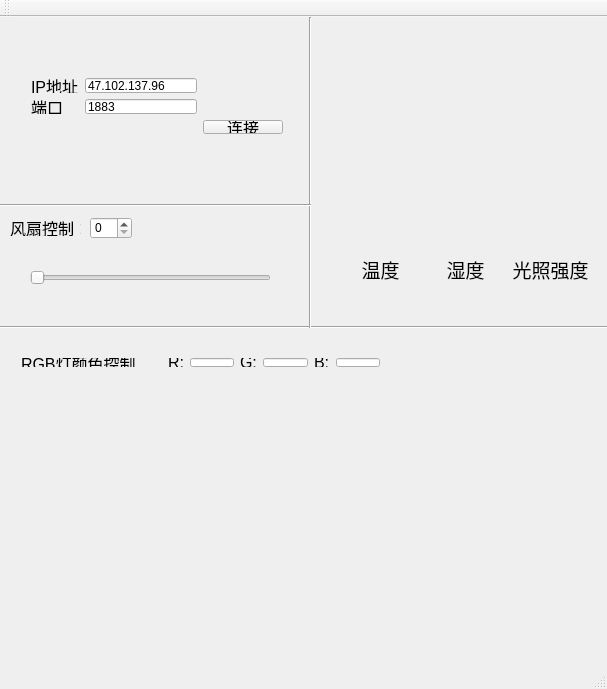
<?xml version="1.0" encoding="UTF-8"?>
<ui version="4.0">
 <class>MainWindow</class>
 <widget class="QMainWindow" name="MainWindow">
  <property name="geometry">
   <rect>
    <x>0</x>
    <y>0</y>
    <width>607</width>
    <height>689</height>
   </rect>
  </property>
  <property name="windowTitle">
   <string>MainWindow</string>
  </property>
  <widget class="QWidget" name="centralWidget">
   <widget class="QWidget" name="verticalLayoutWidget">
    <property name="geometry">
     <rect>
      <x>330</x>
      <y>0</y>
      <width>271</width>
      <height>221</height>
     </rect>
    </property>
    <layout class="QVBoxLayout" name="verticalLayout_weather">
     <property name="spacing">
      <number>0</number>
     </property>
     <property name="sizeConstraint">
      <enum>QLayout::SetDefaultConstraint</enum>
     </property>
     <item>
      <widget class="QLabel" name="label_11">
       <property name="text">
        <string/>
       </property>
      </widget>
     </item>
    </layout>
   </widget>
   <widget class="QWidget" name="gridLayoutWidget">
    <property name="geometry">
     <rect>
      <x>20</x>
      <y>50</y>
      <width>274</width>
      <height>78</height>
     </rect>
    </property>
    <layout class="QGridLayout" name="gridLayout">
     <property name="spacing">
      <number>6</number>
     </property>
     <item row="1" column="1">
      <widget class="QLabel" name="label_port">
       <property name="font">
        <font>
         <pointsize>12</pointsize>
        </font>
       </property>
       <property name="text">
        <string>端口</string>
       </property>
      </widget>
     </item>
     <item row="0" column="2">
      <widget class="QLineEdit" name="lineEdit_host">
       <property name="text">
        <string>47.102.137.96</string>
       </property>
      </widget>
     </item>
     <item row="2" column="1">
      <widget class="QLabel" name="label_12">
       <property name="text">
        <string/>
       </property>
      </widget>
     </item>
     <item row="2" column="3">
      <widget class="QPushButton" name="pushButton_connect">
       <property name="font">
        <font>
         <pointsize>12</pointsize>
        </font>
       </property>
       <property name="text">
        <string>连接</string>
       </property>
      </widget>
     </item>
     <item row="1" column="2">
      <widget class="QLineEdit" name="lineEdit_port">
       <property name="text">
        <string>1883</string>
       </property>
      </widget>
     </item>
     <item row="0" column="1">
      <widget class="QLabel" name="label_host">
       <property name="font">
        <font>
         <pointsize>12</pointsize>
        </font>
       </property>
       <property name="text">
        <string>IP地址</string>
       </property>
      </widget>
     </item>
    </layout>
   </widget>
   <widget class="QSlider" name="horizontalSlider">
    <property name="geometry">
     <rect>
      <x>30</x>
      <y>250</y>
      <width>241</width>
      <height>21</height>
     </rect>
    </property>
    <property name="orientation">
     <enum>Qt::Horizontal</enum>
    </property>
   </widget>
   <widget class="QLabel" name="label_2">
    <property name="geometry">
     <rect>
      <x>10</x>
      <y>203</y>
      <width>71</width>
      <height>16</height>
     </rect>
    </property>
    <property name="font">
     <font>
      <pointsize>12</pointsize>
     </font>
    </property>
    <property name="text">
     <string>风扇控制：</string>
    </property>
   </widget>
   <widget class="QSpinBox" name="spinBox">
    <property name="geometry">
     <rect>
      <x>90</x>
      <y>200</y>
      <width>42</width>
      <height>22</height>
     </rect>
    </property>
   </widget>
   <widget class="Line" name="line">
    <property name="geometry">
     <rect>
      <x>0</x>
      <y>300</y>
      <width>621</width>
      <height>20</height>
     </rect>
    </property>
    <property name="orientation">
     <enum>Qt::Horizontal</enum>
    </property>
   </widget>
   <widget class="QWidget" name="gridLayoutWidget_3">
    <property name="geometry">
     <rect>
      <x>330</x>
      <y>230</y>
      <width>271</width>
      <height>71</height>
     </rect>
    </property>
    <layout class="QGridLayout" name="gridLayout_2">
     <item row="1" column="1">
      <widget class="QLabel" name="label_sd">
       <property name="font">
        <font>
         <pointsize>15</pointsize>
        </font>
       </property>
       <property name="text">
        <string/>
       </property>
       <property name="alignment">
        <set>Qt::AlignCenter</set>
       </property>
      </widget>
     </item>
     <item row="1" column="2">
      <widget class="QLabel" name="label_gz">
       <property name="font">
        <font>
         <pointsize>15</pointsize>
        </font>
       </property>
       <property name="text">
        <string/>
       </property>
       <property name="alignment">
        <set>Qt::AlignCenter</set>
       </property>
      </widget>
     </item>
     <item row="0" column="1">
      <widget class="QLabel" name="label_3">
       <property name="font">
        <font>
         <pointsize>14</pointsize>
        </font>
       </property>
       <property name="text">
        <string>湿度</string>
       </property>
       <property name="alignment">
        <set>Qt::AlignCenter</set>
       </property>
      </widget>
     </item>
     <item row="1" column="0">
      <widget class="QLabel" name="label_wd">
       <property name="font">
        <font>
         <pointsize>15</pointsize>
        </font>
       </property>
       <property name="text">
        <string/>
       </property>
       <property name="alignment">
        <set>Qt::AlignCenter</set>
       </property>
      </widget>
     </item>
     <item row="0" column="0">
      <widget class="QLabel" name="label">
       <property name="font">
        <font>
         <pointsize>14</pointsize>
        </font>
       </property>
       <property name="layoutDirection">
        <enum>Qt::LeftToRight</enum>
       </property>
       <property name="frameShape">
        <enum>QFrame::NoFrame</enum>
       </property>
       <property name="text">
        <string>温度</string>
       </property>
       <property name="alignment">
        <set>Qt::AlignCenter</set>
       </property>
      </widget>
     </item>
     <item row="0" column="2">
      <widget class="QLabel" name="label_5">
       <property name="font">
        <font>
         <pointsize>14</pointsize>
        </font>
       </property>
       <property name="text">
        <string>光照强度</string>
       </property>
       <property name="alignment">
        <set>Qt::AlignCenter</set>
       </property>
      </widget>
     </item>
    </layout>
   </widget>
   <widget class="Line" name="line_2">
    <property name="geometry">
     <rect>
      <x>300</x>
      <y>0</y>
      <width>20</width>
      <height>311</height>
     </rect>
    </property>
    <property name="orientation">
     <enum>Qt::Vertical</enum>
    </property>
   </widget>
   <widget class="Line" name="line_3">
    <property name="geometry">
     <rect>
      <x>0</x>
      <y>180</y>
      <width>311</width>
      <height>16</height>
     </rect>
    </property>
    <property name="orientation">
     <enum>Qt::Horizontal</enum>
    </property>
   </widget>
   <widget class="QWidget" name="verticalLayoutWidget_2">
    <property name="geometry">
     <rect>
      <x>10</x>
      <y>370</y>
      <width>581</width>
      <height>271</height>
     </rect>
    </property>
    <layout class="QVBoxLayout" name="verticalLayout_color"/>
   </widget>
   <widget class="QWidget" name="gridLayoutWidget_2">
    <property name="geometry">
     <rect>
      <x>10</x>
      <y>330</y>
      <width>381</width>
      <height>31</height>
     </rect>
    </property>
    <layout class="QGridLayout" name="gridLayout_3">
     <item row="0" column="4">
      <widget class="QLineEdit" name="lineEdit_R">
       <property name="font">
        <font>
         <pointsize>12</pointsize>
        </font>
       </property>
       <property name="readOnly">
        <bool>true</bool>
       </property>
      </widget>
     </item>
     <item row="0" column="0">
      <widget class="QLabel" name="label_4">
       <property name="font">
        <font>
         <pointsize>12</pointsize>
        </font>
       </property>
       <property name="text">
        <string>RGB灯颜色控制</string>
       </property>
      </widget>
     </item>
     <item row="0" column="5">
      <widget class="QLabel" name="label_8">
       <property name="font">
        <font>
         <pointsize>12</pointsize>
        </font>
       </property>
       <property name="text">
        <string>G:</string>
       </property>
      </widget>
     </item>
     <item row="0" column="6">
      <widget class="QLineEdit" name="lineEdit_G">
       <property name="font">
        <font>
         <pointsize>12</pointsize>
        </font>
       </property>
       <property name="readOnly">
        <bool>true</bool>
       </property>
      </widget>
     </item>
     <item row="0" column="3">
      <widget class="QLabel" name="label_7">
       <property name="font">
        <font>
         <pointsize>12</pointsize>
        </font>
       </property>
       <property name="text">
        <string>R:</string>
       </property>
      </widget>
     </item>
     <item row="0" column="2">
      <widget class="QLabel" name="label_10">
       <property name="text">
        <string/>
       </property>
      </widget>
     </item>
     <item row="0" column="8">
      <widget class="QLineEdit" name="lineEdit_B">
       <property name="font">
        <font>
         <pointsize>12</pointsize>
        </font>
       </property>
       <property name="readOnly">
        <bool>true</bool>
       </property>
      </widget>
     </item>
     <item row="0" column="1">
      <widget class="QLabel" name="label_6">
       <property name="text">
        <string/>
       </property>
      </widget>
     </item>
     <item row="0" column="7">
      <widget class="QLabel" name="label_9">
       <property name="font">
        <font>
         <pointsize>12</pointsize>
        </font>
       </property>
       <property name="text">
        <string>B:</string>
       </property>
      </widget>
     </item>
    </layout>
   </widget>
  </widget>
  <widget class="QMenuBar" name="menuBar">
   <property name="geometry">
    <rect>
     <x>0</x>
     <y>0</y>
     <width>607</width>
     <height>23</height>
    </rect>
   </property>
  </widget>
  <widget class="QToolBar" name="mainToolBar">
   <attribute name="toolBarArea">
    <enum>TopToolBarArea</enum>
   </attribute>
   <attribute name="toolBarBreak">
    <bool>false</bool>
   </attribute>
  </widget>
  <widget class="QStatusBar" name="statusBar"/>
 </widget>
 <layoutdefault spacing="6" margin="11"/>
 <resources/>
 <connections/>
</ui>
